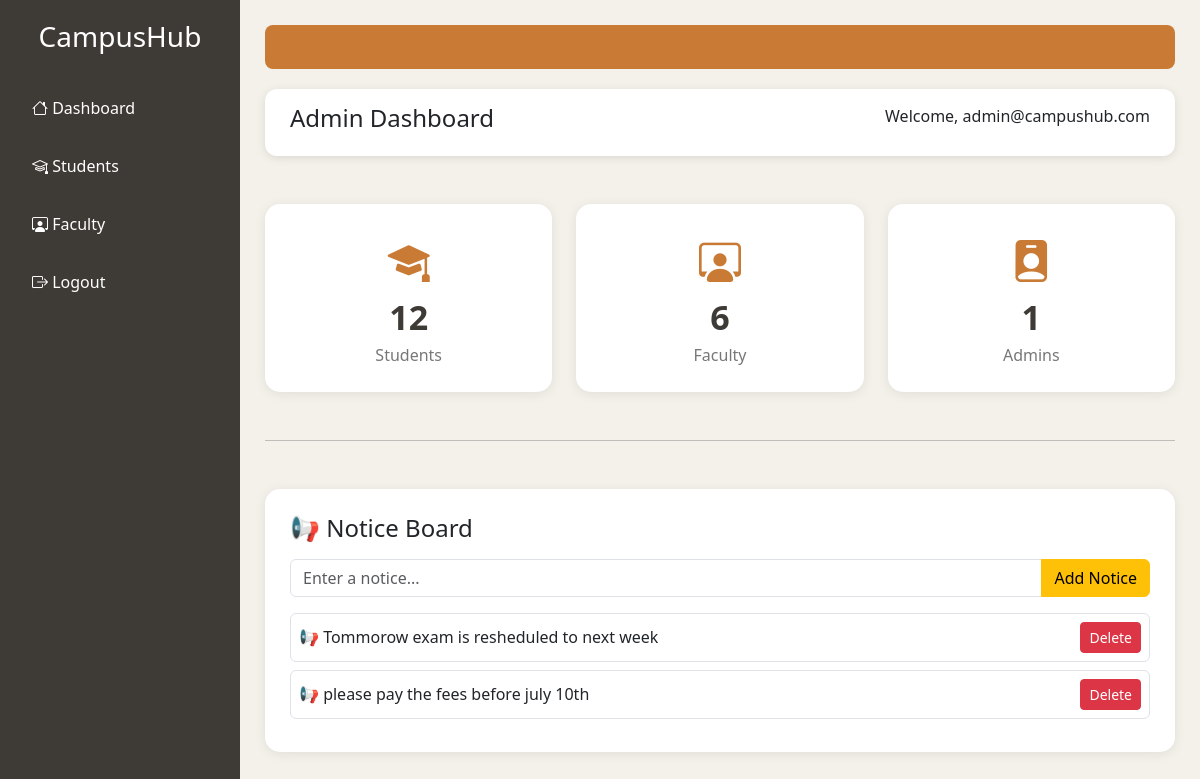
Page /admin/dashboard.php (signed in) on the committed database.
### tables this page shows
CREATE TABLE `notices` (
  `id` int NOT NULL AUTO_INCREMENT,
  `notice` varchar(255) NOT NULL,
  PRIMARY KEY (`id`)
);

### admin/dashboard.php (the view, shortened to what this page needs)
<?php
$student_count = mysqli_num_rows(mysqli_query($conn,"SELECT * FROM students"));
$faculty_count = mysqli_num_rows(mysqli_query($conn,"SELECT * FROM faculty"));
$admin_count = mysqli_num_rows(mysqli_query($conn,"SELECT * FROM admins"));
?>
<!DOCTYPE html>
<html lang="en">
<head>
<link href="https://cdn.jsdelivr.net/npm/bootstrap@5.3.3/dist/css/bootstrap.min.css" rel="stylesheet">
<link rel="stylesheet" href="https://cdn.jsdelivr.net/npm/bootstrap-icons@1.11.3/font/bootstrap-icons.min.css">
</head>
<body>
<div class="sidebar">
<h3>CampusHub</h3>
<a href="dashboard.php"><i class="bi bi-house"></i> Dashboard</a>
<a href="../students.php"><i class="bi bi-mortarboard"></i> Students</a>
<a href="../faculty.php"><i class="bi bi-person-workspace"></i> Faculty</a>
<a href="../logout.php"><i class="bi bi-box-arrow-right"></i> Logout</a>
</div>
<div class="main">
<?php include("../notice.php"); ?>
<div class="topbar">
<h4>Admin Dashboard</h4>
<div>Welcome, <?php echo $_SESSION['email']; ?></div>
</div>
<div class="row mt-4 g-4">
<div class="col-md-4">
<div class="card-box">
<div class="icon"><i class="bi bi-mortarboard-fill"></i></div>
<div class="count"><?php echo $student_count; ?></div>
<div class="title">Students</div>
</div>
</div>
<div class="col-md-4">
<div class="card-box">
<div class="icon"><i class="bi bi-person-workspace"></i></div>
<div class="count"><?php echo $faculty_count; ?></div>
<div class="title">Faculty</div>
</div>
</div>
<div class="col-md-4">
<div class="card-box">
<div class="icon"><i class="bi bi-person-badge-fill"></i></div>
<div class="count"><?php echo $admin_count; ?></div>
<div class="title">Admins</div>
</div>
</div>
</div>
<hr class="my-5">
<div class="card-box text-start">
<h4 class="mb-3">📢 Notice Board</h4>
<form action="../save_notice.php" method="POST">
<div class="input-group mb-3">
<input
type="text"
name="notice"
class="form-control"
placeholder="Enter a notice..."
required>
<button class="btn btn-warning" type="submit">
Add Notice
</button>
</div>
</form>
<?php
$list=mysqli_query($conn,"SELECT * FROM notices ORDER BY id DESC");
while($n=mysqli_fetch_assoc($list)){
?>
<div class="d-flex justify-content-between align-items-center border rounded p-2 mb-2">
<span>📢 <?php echo htmlspecialchars($n['notice']); ?></span>
<a
href="../delete_notice.php?id=<?php echo $n['id']; ?>"
class="btn btn-danger btn-sm"
onclick="return confirm('Delete this notice?')">
Delete
</a>
</div>
<?php } ?>
</div>
</div>
</body>
</html>

### admin/dashboard.php (style rules this page uses)
body { margin:0;font-family:Segoe UI,sans-serif;background:#f4f1ea; }
.sidebar { width:240px;height:100vh;position:fixed; background:#3E3A36;color:white;padding:20px; }
.sidebar h3 { margin-bottom:30px;text-align:center; }
.sidebar a { display:block;color:white;text-decoration:none; padding:12px;border-radius:8px;margin-bottom:10px; }
.main { margin-left:240px;padding:25px; }
.topbar { background:white;padding:15px 25px;border-radius:12px; display:flex;justify-content:space-between; box-shadow:0 2px 10px rgba(0,0,0,.1); }
.card-box { background:white;border-radius:15px; padding:25px;text-align:center; box-shadow:0 2px 12px rgba(0,0,0,.08); transition:.3s; }
.icon { font-size:42px;color:#C97B36; }
.count { font-size:34px;font-weight:bold;color:#3E3A36; }
.title { color:#777; }

### rows in the picture
notices: notice "Tommorow exam is resheduled to next week"
notices: notice "please pay the fees before july 10th"

### other values in the picture
$_SESSION['email'] "admin@campushub.com"
$student_count "12"
$faculty_count "6"
$admin_count "1"
